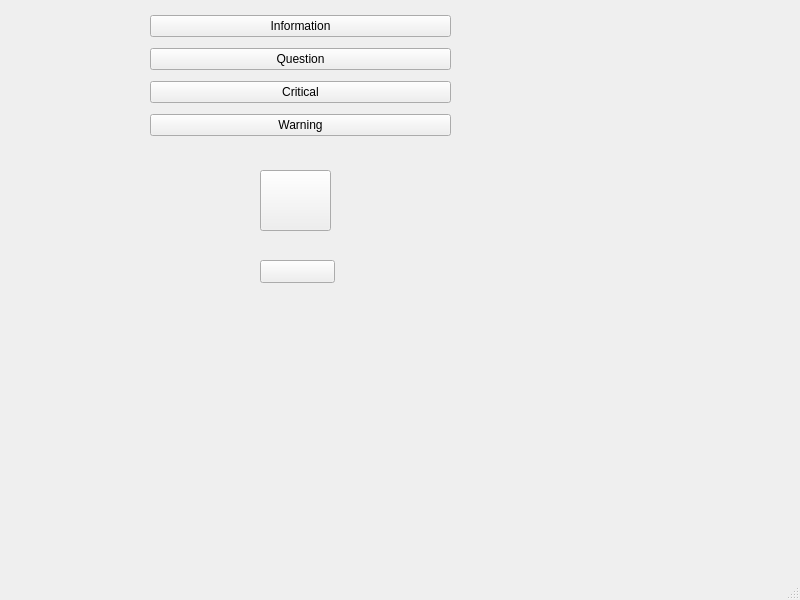
<?xml version="1.0" encoding="UTF-8"?>
<ui version="4.0">
 <class>MainWindow</class>
 <widget class="QMainWindow" name="MainWindow">
  <property name="geometry">
   <rect>
    <x>0</x>
    <y>0</y>
    <width>800</width>
    <height>600</height>
   </rect>
  </property>
  <property name="windowTitle">
   <string>MainWindow</string>
  </property>
  <widget class="QWidget" name="centralwidget">
   <widget class="QWidget" name="layoutWidget">
    <property name="geometry">
     <rect>
      <x>150</x>
      <y>10</y>
      <width>301</width>
      <height>135</height>
     </rect>
    </property>
    <layout class="QVBoxLayout" name="verticalLayout">
     <item>
      <widget class="QPushButton" name="pushButton">
       <property name="text">
        <string>Information</string>
       </property>
      </widget>
     </item>
     <item>
      <widget class="QPushButton" name="pushButton_2">
       <property name="text">
        <string>Question</string>
       </property>
      </widget>
     </item>
     <item>
      <widget class="QPushButton" name="pushButton_3">
       <property name="text">
        <string>Critical</string>
       </property>
      </widget>
     </item>
     <item>
      <widget class="QPushButton" name="pushButton_4">
       <property name="text">
        <string>Warning</string>
       </property>
      </widget>
     </item>
    </layout>
   </widget>
   <widget class="QPushButton" name="pushButton_5">
    <property name="geometry">
     <rect>
      <x>260</x>
      <y>170</y>
      <width>71</width>
      <height>61</height>
     </rect>
    </property>
    <property name="text">
     <string/>
    </property>
   </widget>
   <widget class="QPushButton" name="pushButton_6">
    <property name="geometry">
     <rect>
      <x>260</x>
      <y>260</y>
      <width>75</width>
      <height>23</height>
     </rect>
    </property>
    <property name="text">
     <string/>
    </property>
   </widget>
  </widget>
  <widget class="QMenuBar" name="menubar">
   <property name="geometry">
    <rect>
     <x>0</x>
     <y>0</y>
     <width>800</width>
     <height>21</height>
    </rect>
   </property>
  </widget>
  <widget class="QStatusBar" name="statusbar"/>
 </widget>
 <resources/>
 <connections/>
</ui>
